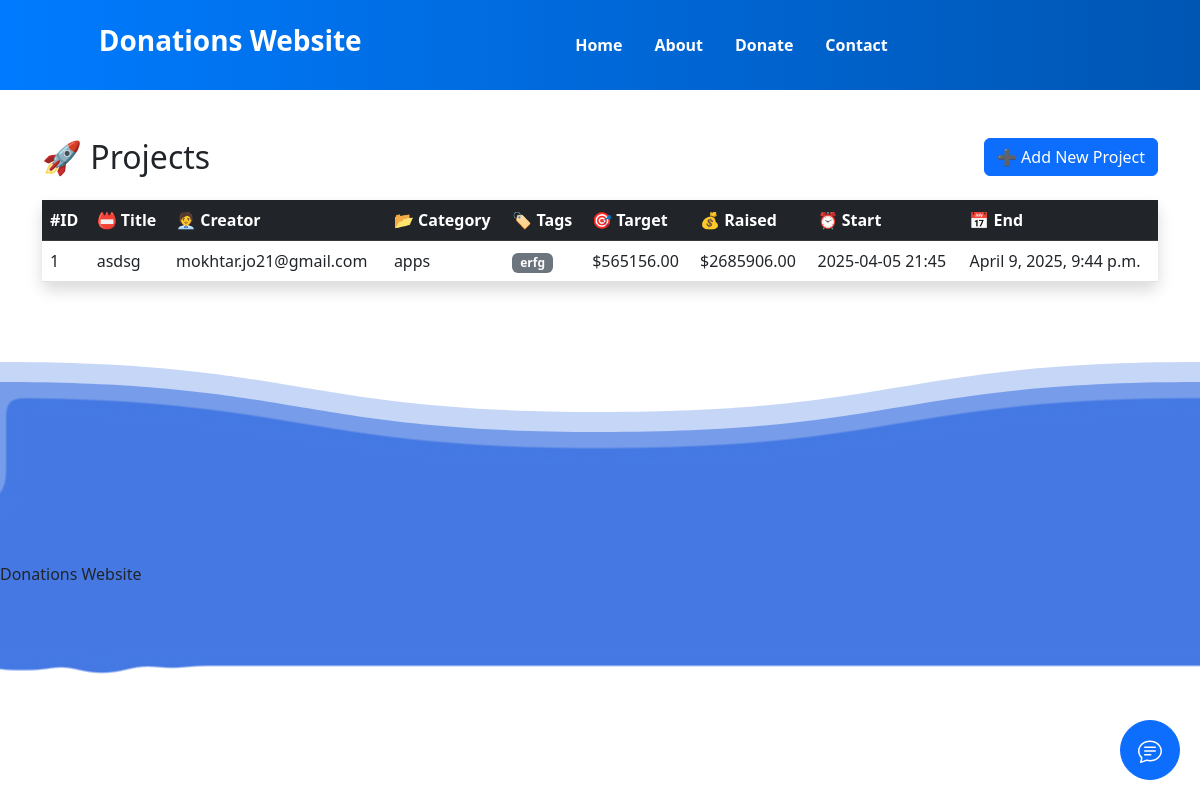
The page /dashboard/projects/ on the database as committed earlier.
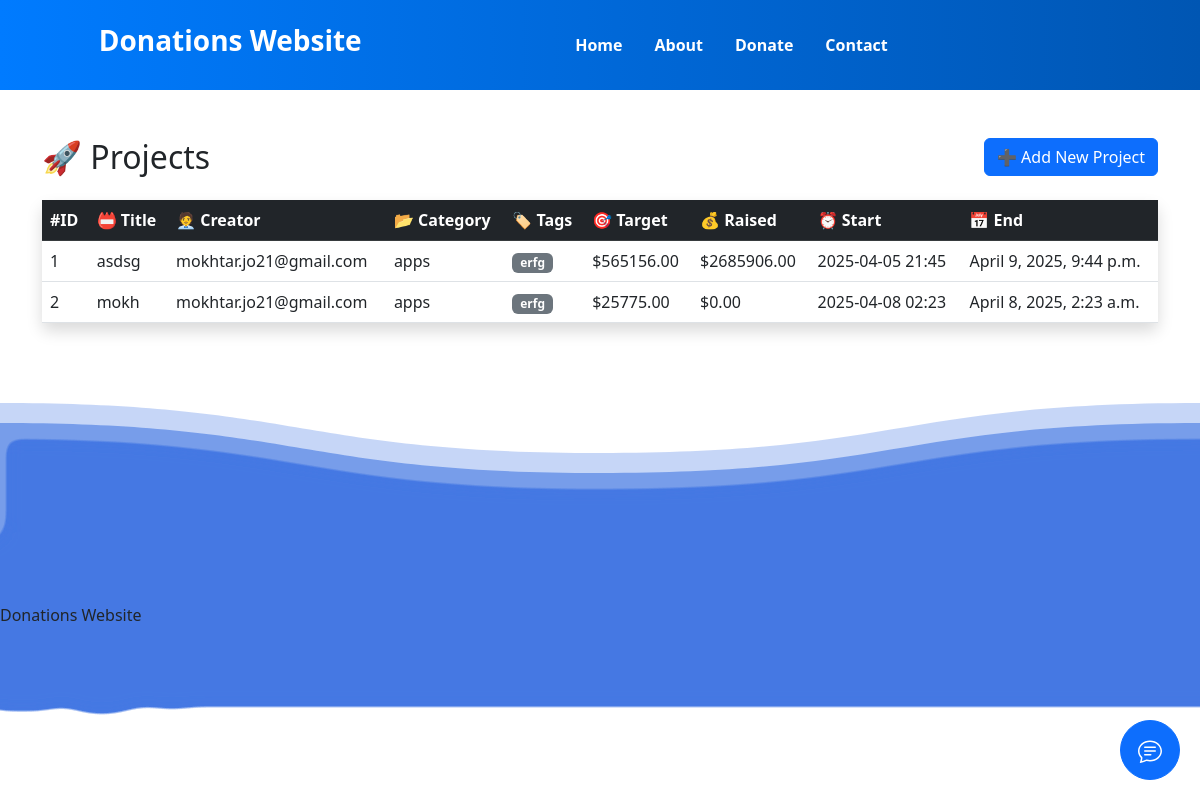
The same page on the database as committed later.
### dashboard/models.py (models this page shows, shortened)
class Project(models.Model):
    creator = models.ForeignKey(User, on_delete=models.CASCADE)
    title = models.CharField(max_length=100)
    details = models.TextField()
    category = models.ForeignKey(Category, on_delete=models.CASCADE)
    tags = models.ManyToManyField(Tag)
    target = models.DecimalField(max_digits=10, decimal_places=2, null=True, blank=True,
                                help_text="Target amount to raise")
    current_amount = models.DecimalField(max_digits=10, decimal_places=2, default=0)
    start_time = models.DateTimeField(auto_now_add=True)
    end_time = models.DateTimeField(null=True, blank=True)

class Category(models.Model):
    name = models.CharField(max_length=100)
    description = models.TextField()
    slug = models.SlugField(blank=True)  # ⚠️ no unique=True for now!
    class Meta:
        verbose_name_plural = "Categories"

class Tag(models.Model):
    name = models.CharField(max_length=50, unique=True) # to use in searching

### users/models.py (models this page shows, shortened)
class User(AbstractUser):
    fname = models.CharField(max_length=50)
    lname = models.CharField(max_length=50)
    email = models.EmailField(unique=True)
    password = models.CharField(max_length=50)
    facebook_acount = models.CharField(max_length=50, null=True,blank=True)
    Birthdate = models.DateTimeField(null=True, blank=True)
    phone = models.CharField(max_length=50)
    active_email = models.BooleanField(default=False)
    picture = models.ImageField(upload_to='users/', null=True, blank=True, default='default.jpg')

### dashboard/views.py (the view)
# urls.py: path('projects/', project_list, name='project_list'),
def project_list(request):
    projects = Project.objects.select_related('category', 'creator').prefetch_related('tags').all()
    return render(request, 'dashboard/project_list.html', {'projects': projects})

### templates/dashboard/project_list.html
{% extends "parent.html" %}
{% load static %}
{% block content %}
<div class="container mt-5">
  <div class="d-flex justify-content-between align-items-center mb-4">
    <h2 class="mb-0">🚀 Projects</h2>
   <a href="{% url 'project_add' %}" class="btn btn-primary">➕ Add New Project</a>
  </div>
  <div class="card shadow border-0">
    <div class="card-body p-0">
      <table class="table table-hover mb-0">
        <thead class="table-dark">
          <tr>
            <th scope="col">#ID</th>
            <th scope="col">📛 Title</th>
            <th scope="col">🧑‍💼 Creator</th>
            <th scope="col">📂 Category</th>
            <th scope="col">🏷️ Tags</th>
            <th scope="col">🎯 Target</th>
            <th scope="col">💰 Raised</th>
            <th scope="col">⏰ Start</th>
            <th scope="col">📅 End</th>
          </tr>
        </thead>
        <tbody>
          {% for project in projects %}
          <tr>
            <td>{{ project.id }}</td>
            <td>{{ project.title }}</td>
            <td>{{ project.creator.username }}</td>
            <td>{{ project.category.name }}</td>
            <td>
              {% for tag in project.tags.all %}
                <span class="badge bg-secondary">{{ tag.name }}</span>
              {% endfor %}
            </td>
            <td>${{ project.target|default:"-" }}</td>
            <td>${{ project.current_amount }}</td>
            <td>{{ project.start_time|date:"Y-m-d H:i" }}</td>
            <td>{{ project.end_time|default:"-" }}</td>
          </tr>
          {% empty %}
          <tr>
            <td colspan="9" class="text-center text-muted py-4">🚫 No projects found.</td>
          </tr>
          {% endfor %}
        </tbody>
      </table>
    </div>
  </div>
</div>
{% endblock %}

### templates/parent.html (shortened to what this page needs)
{%load static%}
<!DOCTYPE html>
<html lang="en">
<head>
    <link rel="stylesheet" href="{% static 'users/css/footer.css' %}">
    <link href="https://cdn.jsdelivr.net/npm/bootstrap@5.3.0-alpha1/dist/css/bootstrap.min.css" rel="stylesheet">
</head>
<body>
    <header class="text-white py-4">
        <div class="d-flex justify-content-around align-items-center">
            <h1 class="h3 fw-bold">Donations Website</h1>
            <nav>
                <ul class="nav">
                    <li class="nav-item"><a href="/" class="nav-link text-white fw-semibold">Home</a></li>
                    <li class="nav-item"><a href="#" class="nav-link text-white fw-semibold">About</a></li>
                    <li class="nav-item"><a href="#" class="nav-link text-white fw-semibold">Donate</a></li>
                    <li class="nav-item"><a href="#" class="nav-link text-white fw-semibold">Contact</a></li>
                </ul>
            </nav>
        </div>
    </header>
    {% block content %}{% endblock %}
    <div class="chat-icon" style="position: fixed; bottom: 20px; right: 20px; z-index: 1000;">
        <button id="chatButton" class="btn btn-primary rounded-circle" style="width: 60px; height: 60px;">
        </button>
    </div>
   <svg viewBox="0 0 120 28">
     <g class="gooeff" filter="url(#goo)">
     <p>Donations Website </p>
    </g>
   </svg>
</body>
</html>

### static/users/css/footer.css (style rules this page uses)
body { font-family: Lato, sans-serif; --col-deepblue: #4478e3; }
a { color:#fff; text-decoration:none; }
svg { width:100%; overflow:visible; }
.gooeff { filter: url(#goo); }

### templates/parent.html (style rules this page uses)
header { background: linear-gradient(90deg, #007bff, #0056b3); }

Rows that differ between the two databases and show on the page:
added Project: id "2", title "mokh", creator.username "mokhtar.jo21@gmail.com", category.name "apps", target "25775.00", current_amount "0.00", start_time "2025-04-08 02:23", end_time "April 8, 2025, 2:23 a.m.", Tag (name "erfg")
